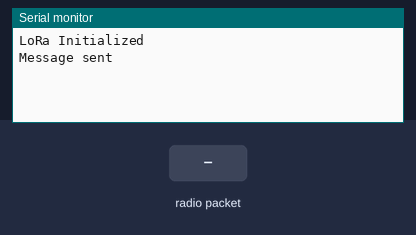
A sketch run on a simulated Arduino Uno, built with avr-gcc and run on an emulated ATmega328P. Parts: the last lines printed to the serial monitor. The inputs (shaded band) are chosen by the test bench. No radio packets arrive unless stated.

Above: at 1.2 s.
1.3 s: radio packet "1" arrives
At 1.9 s:
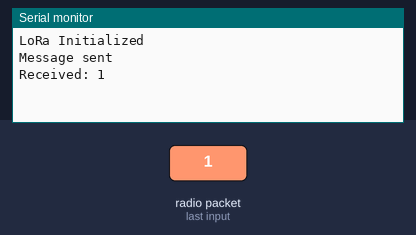
2.8 s: radio packet "0" arrives
At 3.0 s:
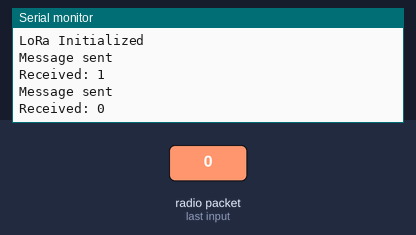
4.3 s: radio packet "2" arrives
At 5.0 s:
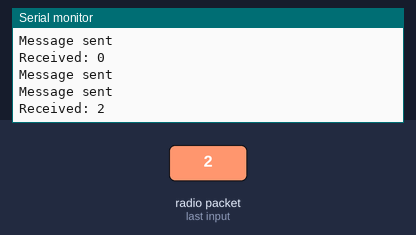

The sketch:

Lora_transreceiver_UNOR4_2.ino
```cpp
#include <SPI.h>
#include <LoRa.h>

/*SCK (Clock) is on pin 13.
MISO (Master In Slave Out) is on pin 12. RX
MOSI (Master Out Slave In) is on pin 11.
CS (Chip Select, also called SS) can be any available pin, so you can keep using pin 10 as in your current code.
DIO0 and RST can also be assigned to any available digital pins, which in your current setup are pin 2 and pin 9 respectively.*/

// Pin assignments for Arduino Uno
#define SS_PIN 10    // LoRa radio chip select pin (can be any digital pin)
#define RST_PIN 9    // LoRa radio reset pin
#define DIO0_PIN 2   // LoRa radio DIO0 pin

void setup() {
    Serial.begin(115200);

    // Initialize LoRa
    LoRa.setPins(SS_PIN, RST_PIN, DIO0_PIN); // Set CS, RESET, and IRQ pin
    if (!LoRa.begin(915E6)) {                // Initialize LoRa at 915 MHz
        Serial.println("LoRa init failed!");
        while (1);  // Stop execution if LoRa initialization fails
    }
    Serial.println("LoRa Initialized");

    LoRa.setSignalBandwidth(250E3);  // 250 kHz bandwidth
    LoRa.setSpreadingFactor(7);       // Spreading factor SF7
    LoRa.setCodingRate4(5);           // Coding rate 4/
}

void loop() {
    // Handle sending data every 1 second
    sendMessage();
    // Handle receiving data if available
    receiveMessage();

    //Serial.println(millis());

    // Small delay to allow for other operations (optional)
    delay(10);

}

void sendMessage() {
    static unsigned long lastSendTime = 0;
    unsigned long currentTime = millis();

    // Send message every 1 second
    if (currentTime - lastSendTime > 1000) {
        LoRa.beginPacket();
        LoRa.print("Hello, !");
        LoRa.endPacket();
        Serial.println("Message sent");
        lastSendTime = currentTime;
    }
}

void receiveMessage() {
    int packetSize = LoRa.parsePacket();
    if (packetSize) {
        String message = "";
        while (LoRa.available()) {
            message += (char)LoRa.read();
        }
        Serial.print("Received: ");
        Serial.println(message);
    }
}
```

Measured:
- after the input at 1.3 s, the serial monitor: prints a new line at once (image 1)
- after the input at 2.8 s, the serial monitor: prints a new line at once (image 2)
- after the input at 4.3 s, the serial monitor: prints a new line at once (image 3)
